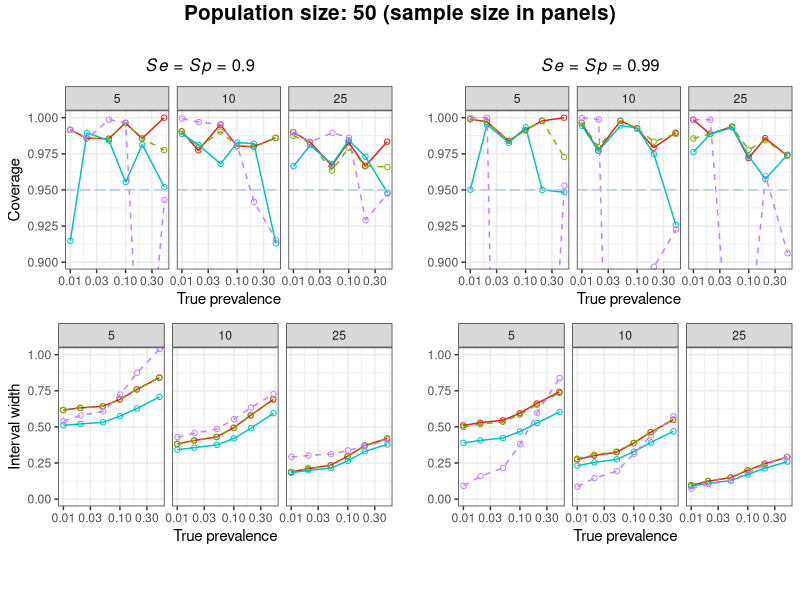
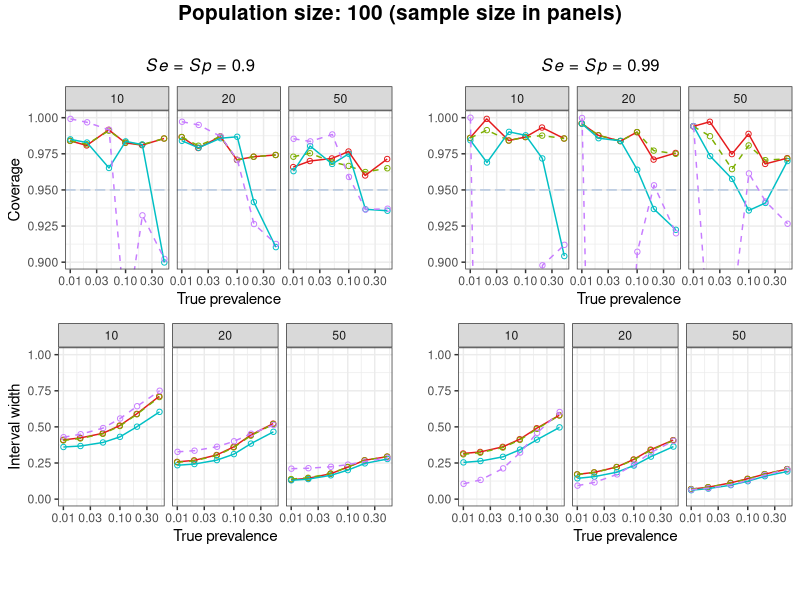
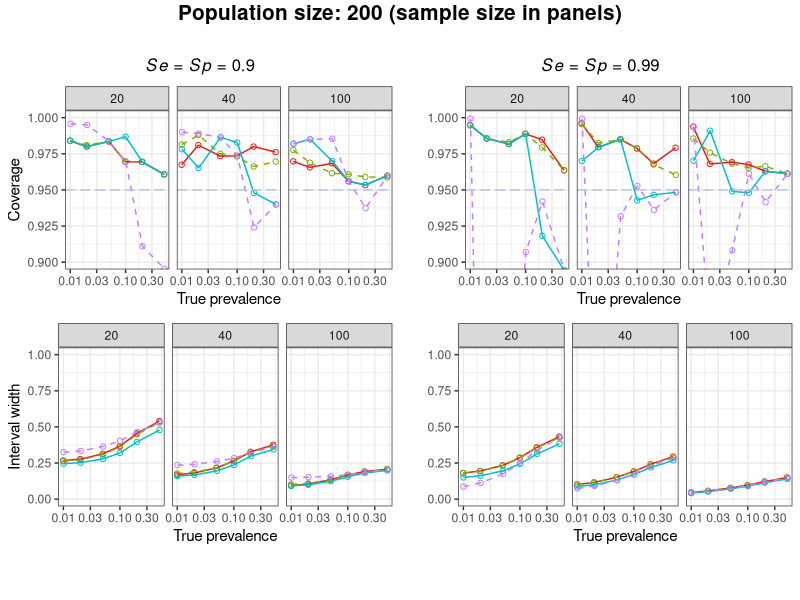

The R source for these figures, in order:
library(data.table)
library(ggplot2)
library(dplyr)
library(tidyr)
library(gridExtra)
library(cowplot)
library(grid)

# read file ---- ###############################################################

sim_data_all <- fread(file = "prevCI_hypgeom_simData.csv")

# N50 ---- ####################################################################

method_colors <- c("exact" = "#E41A1C",
                   "exact_CP" = "#E41A1C",
                   "simul" = "#7CAE00",
                   "simul_CP" = "#7CAE00",
                   "Bayes" = "#00BFC4",
                   "FPC" = "#C77CFF")

sim_data_N50 <- sim_data_all %>% filter(N == 50)

df_cov_N50 <- sim_data_N50 %>%
  pivot_longer(
    cols = c(coverage_exact_CP_mean, coverage_simul_CP_mean, coverage_Bayes_mean,
             coverage_FPC_mean),
    names_to = "method",
    names_pattern = "coverage_(.*)_mean",
    values_to = "coverage_mean"
  ) %>%
  mutate(method = factor(method, levels = c("exact_CP",
                                            "simul_CP",
                                            "Bayes",
                                            "FPC"))) %>%
  select(c(N, true_prev, n, Se, Sp, repl, method, coverage_mean))

plot_cov_50_09 <-
  ggplot(df_cov_N50 %>%
           filter(Se == 0.9, Sp == 0.9),
         aes(x = true_prev, y = coverage_mean, color = method, group = interaction(method, n))) +
  geom_point(shape = 1, position = position_dodge(width = 0.01)) +
  geom_line(aes(linetype = method), position = position_dodge(width = 0.01)) +
  scale_linetype_manual(values = c("exact_CP" = "solid",
                                   "simul_CP" = "dashed",
                                   "Bayes" = "solid",
                                   "FPC" = "dashed")) +
  scale_x_log10() +
  coord_cartesian(ylim = c(0.9, 1)) +
  facet_grid(. ~ n, scales = "free_x") +
  scale_color_manual(values = method_colors) +
  labs(y = "Coverage",
       x = "True prevalence") +
  geom_hline(yintercept = 0.95, color = "#B0C4DE", linetype = "longdash", alpha = 0.95) +
  theme_bw() +
  theme(legend.position = "none")

plot_cov_50_099 <-
  ggplot(df_cov_N50 %>%
           filter(Se == 0.99, Sp == 0.99),
         aes(x = true_prev, y = coverage_mean, color = method, group = interaction(method, n))) +
  geom_point(shape = 1, position = position_dodge(width = 0.01)) +
  geom_line(aes(linetype = method), position = position_dodge(width = 0.01)) +
  scale_linetype_manual(values = c("exact_CP" = "solid",
                                   "simul_CP" = "dashed",
                                   "Bayes" = "solid",
                                   "FPC" = "dashed")) +
  scale_x_log10() +
  coord_cartesian(ylim = c(0.9, 1)) +
  facet_grid(. ~ n, scales = "free_x") +
  scale_color_manual(values = method_colors) +
  labs(y = "",
       x = "True prevalence") +
  geom_hline(yintercept = 0.95, color = "#B0C4DE", linetype = "longdash", alpha = 0.95) +
  theme_bw() +
  theme(legend.position = "none")

df_wid_N50 <- sim_data_N50 %>%
  pivot_longer(
    cols = c(width_exact_CP_mean, width_simul_CP_mean, width_Bayes_mean,
             width_FPC_mean),
    names_to = "method",
    names_pattern = "width_(.*)_mean",
    values_to = "width_mean"
  ) %>%
  mutate(method = factor(method, levels = c("exact_CP",
                                            "simul_CP",
                                            "Bayes",
                                            "FPC"))) %>%
  select(c(N, true_prev, n, Se, Sp, repl, method, width_mean))

plot_wid_50_09 <-
  ggplot(df_wid_N50 %>%
           filter(Se == 0.9, Sp == 0.9),
         aes(x = true_prev, y = width_mean, color = method, group = interaction(method, n))) +
  geom_point(shape = 1, position = position_dodge(width = 0.01)) +
  geom_line(aes(linetype = method), position = position_dodge(width = 0.01)) +
  scale_linetype_manual(values = c("exact_CP" = "solid",
                                   "simul_CP" = "dashed",
                                   "Bayes" = "solid",
                                   "FPC" = "dashed")) +
  scale_x_log10() +
  coord_cartesian(ylim = c(0, 1)) +
  facet_grid(. ~ n, scales = "free_x") +
  scale_color_manual(values = method_colors) +
  labs(y = "Interval width",
       x = "True prevalence") +
  theme_bw() +
  theme(legend.position = "none")

plot_wid_50_099 <-
  ggplot(df_wid_N50 %>%
           filter(Se == 0.99, Sp == 0.99),
         aes(x = true_prev, y = width_mean, color = method, group = interaction(method, n))) +
  geom_point(shape = 1, position = position_dodge(width = 0.01)) +
  geom_line(aes(linetype = method), position = position_dodge(width = 0.01)) +
  scale_linetype_manual(values = c("exact_CP" = "solid",
                                   "simul_CP" = "dashed",
                                   "Bayes" = "solid",
                                   "FPC" = "dashed")) +
  scale_x_log10() +
  coord_cartesian(ylim = c(0, 1)) +
  facet_grid(. ~ n, scales = "free_x") +
  scale_color_manual(values = method_colors) +
  labs(y = "",
       x = "True prevalence") +
  theme_bw() +
  theme(legend.position = "none")

legend_plot <-
  ggplot(df_wid_N50,
         aes(x = true_prev, y = width_mean, color = method, group = interaction(method, n))) +
  geom_point() +
  geom_line() +
  facet_grid(. ~ n, scales = "free_x") +
  scale_color_manual(values = method_colors,
                     labels = c(
                       "Exact hypgeom CI",
                       "Simul hypgeom CI",
                       "Bayes hypgeom CI",
                       "FPC Wald binom CI"
                     ),
                     name = "method") +
  theme_bw() +
  theme(legend.position = "bottom") +
  guides(color = guide_legend(override.aes = list(linetype = c(1, 2, 1, 2)), nrow = 1))

legend <- cowplot::get_legend(legend_plot)

title_grob <- textGrob("Population size: 50 (sample size in panels)\n",
                       gp = gpar(fontsize = 15, fontface = "bold"))

subheadings <- arrangeGrob(
  textGrob(expression(italic(Se)*" = "*italic(Sp)*" = "*0.9), gp = gpar(fontsize = 12)),
  textGrob(expression(italic(Se)*" = "*italic(Sp)*" = "*0.99), gp = gpar(fontsize = 12)),
  ncol = 2
)

plot_N50 <- 
grid.arrange(subheadings,
             arrangeGrob(plot_cov_50_09, plot_cov_50_099,
                         plot_wid_50_09, plot_wid_50_099,
                         ncol = 2),
             legend,
             ncol = 1,
             heights = c(0.5, 10, 1),
             top = title_grob)

ggsave("plot_N50.svg", plot = plot_N50, width = 12.8, height = 6.5, units = "in", dpi = 600)
ggsave("plot_N50.pdf", plot = plot_N50, width = 12.8, height = 6.5, units = "in", dpi = 600)

# N100 ---- ####################################################################

sim_data_N100 <- sim_data_all %>% filter(N == 100)

df_cov_N100 <- sim_data_N100 %>%
  pivot_longer(
    cols = c(coverage_exact_CP_mean, coverage_simul_CP_mean, coverage_Bayes_mean,
             coverage_FPC_mean),
    names_to = "method",
    names_pattern = "coverage_(.*)_mean",
    values_to = "coverage_mean"
  ) %>%
  mutate(method = factor(method, levels = c("exact_CP",
                                            "simul_CP",
                                            "Bayes",
                                            "FPC"))) %>%
  select(c(N, true_prev, n, Se, Sp, repl, method, coverage_mean))

plot_cov_100_09 <-
  ggplot(df_cov_N100 %>%
           filter(Se == 0.9, Sp == 0.9),
         aes(x = true_prev, y = coverage_mean, color = method, group = interaction(method, n))) +
  geom_point(shape = 1, position = position_dodge(width = 0.01)) +
  geom_line(aes(linetype = method), position = position_dodge(width = 0.01)) +
  scale_linetype_manual(values = c("exact_CP" = "solid",
                                   "simul_CP" = "dashed",
                                   "Bayes" = "solid",
                                   "FPC" = "dashed")) +
  scale_x_log10() +
  coord_cartesian(ylim = c(0.9, 1)) +
  facet_grid(. ~ n, scales = "free_x") +
  scale_color_manual(values = method_colors) +
  labs(y = "Coverage",
       x = "True prevalence") +
  geom_hline(yintercept = 0.95, color = "#B0C4DE", linetype = "longdash", alpha = 0.95) +
  theme_bw() +
  theme(legend.position = "none")

plot_cov_100_099 <-
  ggplot(df_cov_N100 %>%
           filter(Se == 0.99, Sp == 0.99),
         aes(x = true_prev, y = coverage_mean, color = method, group = interaction(method, n))) +
  geom_point(shape = 1, position = position_dodge(width = 0.01)) +
  geom_line(aes(linetype = method), position = position_dodge(width = 0.01)) +
  scale_linetype_manual(values = c("exact_CP" = "solid",
                                   "simul_CP" = "dashed",
                                   "Bayes" = "solid",
                                   "FPC" = "dashed")) +
  scale_x_log10() +
  coord_cartesian(ylim = c(0.9, 1)) +
  facet_grid(. ~ n, scales = "free_x") +
  scale_color_manual(values = method_colors) +
  labs(y = "",
       x = "True prevalence") +
  geom_hline(yintercept = 0.95, color = "#B0C4DE", linetype = "longdash", alpha = 0.95) +
  theme_bw() +
  theme(legend.position = "none")

df_wid_N100 <- sim_data_N100 %>%
  pivot_longer(
    cols = c(width_exact_CP_mean, width_simul_CP_mean, width_Bayes_mean,
             width_FPC_mean),
    names_to = "method",
    names_pattern = "width_(.*)_mean",
    values_to = "width_mean"
  ) %>%
  mutate(method = factor(method, levels = c("exact_CP",
                                            "simul_CP",
                                            "Bayes",
                                            "FPC"))) %>%
  select(c(N, true_prev, n, Se, Sp, repl, method, width_mean))

plot_wid_100_09 <-
  ggplot(df_wid_N100 %>%
           filter(Se == 0.9, Sp == 0.9),
         aes(x = true_prev, y = width_mean, color = method, group = interaction(method, n))) +
  geom_point(shape = 1, position = position_dodge(width = 0.01)) +
  geom_line(aes(linetype = method), position = position_dodge(width = 0.01)) +
  scale_linetype_manual(values = c("exact_CP" = "solid",
                                   "simul_CP" = "dashed",
                                   "Bayes" = "solid",
                                   "FPC" = "dashed")) +
  scale_x_log10() +
  coord_cartesian(ylim = c(0, 1)) +
  facet_grid(. ~ n, scales = "free_x") +
  scale_color_manual(values = method_colors) +
  labs(y = "Interval width",
       x = "True prevalence") +
  theme_bw() +
  theme(legend.position = "none")

plot_wid_100_099 <-
  ggplot(df_wid_N100 %>%
           filter(Se == 0.99, Sp == 0.99),
         aes(x = true_prev, y = width_mean, color = method, group = interaction(method, n))) +
  geom_point(shape = 1, position = position_dodge(width = 0.01)) +
  geom_line(aes(linetype = method), position = position_dodge(width = 0.01)) +
  scale_linetype_manual(values = c("exact_CP" = "solid",
                                   "simul_CP" = "dashed",
                                   "Bayes" = "solid",
                                   "FPC" = "dashed")) +
  scale_x_log10() +
  coord_cartesian(ylim = c(0, 1)) +
  facet_grid(. ~ n, scales = "free_x") +
  scale_color_manual(values = method_colors) +
  labs(y = "",
       x = "True prevalence") +
  theme_bw() +
  theme(legend.position = "none")

legend_plot <-
  ggplot(df_wid_N100,
         aes(x = true_prev, y = width_mean, color = method, group = interaction(method, n))) +
  geom_point() +
  geom_line() +
  facet_grid(. ~ n, scales = "free_x") +
  scale_color_manual(values = method_colors,
                     labels = c(
                       "Exact hypgeom CI",
                       "Simul hypgeom CI",
                       "Bayes hypgeom CI",
                       "FPC Wald binom CI"
                     ),
                     name = "method") +
  theme_bw() +
  theme(legend.position = "bottom") +
  guides(color = guide_legend(override.aes = list(linetype = c(1, 2, 1, 2)), nrow = 1))

legend <- cowplot::get_legend(legend_plot)

title_grob <- textGrob("Population size: 100 (sample size in panels)\n",
                       gp = gpar(fontsize = 15, fontface = "bold"))

subheadings <- arrangeGrob(
  textGrob(expression(italic(Se)*" = "*italic(Sp)*" = "*0.9), gp = gpar(fontsize = 12)),
  textGrob(expression(italic(Se)*" = "*italic(Sp)*" = "*0.99), gp = gpar(fontsize = 12)),
  ncol = 2
)

plot_N100 <- 
  grid.arrange(subheadings,
               arrangeGrob(plot_cov_100_09, plot_cov_100_099,
                           plot_wid_100_09, plot_wid_100_099,
                           ncol = 2),
               legend,
               ncol = 1,
               heights = c(0.5, 10, 1),
               top = title_grob)

ggsave("plot_N100.svg", plot = plot_N100, width = 12.8, height = 6.5, units = "in", dpi = 600)
ggsave("plot_N100.pdf", plot = plot_N100, width = 12.8, height = 6.5, units = "in", dpi = 600)

# N200 ---- ####################################################################

sim_data_N200 <- sim_data_all %>% filter(N == 200)

df_cov_N200 <- sim_data_N200 %>%
  pivot_longer(
    cols = c(coverage_exact_CP_mean, coverage_simul_CP_mean, coverage_Bayes_mean,
             coverage_FPC_mean),
    names_to = "method",
    names_pattern = "coverage_(.*)_mean",
    values_to = "coverage_mean"
  ) %>%
  mutate(method = factor(method, levels = c("exact_CP",
                                            "simul_CP",
                                            "Bayes",
                                            "FPC"))) %>%
  select(c(N, true_prev, n, Se, Sp, repl, method, coverage_mean))

plot_cov_200_09 <-
  ggplot(df_cov_N200 %>%
           filter(Se == 0.9, Sp == 0.9),
         aes(x = true_prev, y = coverage_mean, color = method, group = interaction(method, n))) +
  geom_point(shape = 1, position = position_dodge(width = 0.01)) +
  geom_line(aes(linetype = method), position = position_dodge(width = 0.01)) +
  scale_linetype_manual(values = c("exact_CP" = "solid",
                                   "simul_CP" = "dashed",
                                   "Bayes" = "solid",
                                   "FPC" = "dashed")) +
  scale_x_log10() +
  coord_cartesian(ylim = c(0.9, 1)) +
  facet_grid(. ~ n, scales = "free_x") +
  scale_color_manual(values = method_colors) +
  labs(y = "Coverage",
       x = "True prevalence") +
  geom_hline(yintercept = 0.95, color = "#B0C4DE", linetype = "longdash", alpha = 0.95) +
  theme_bw() +
  theme(legend.position = "none")

plot_cov_200_099 <-
  ggplot(df_cov_N200 %>%
           filter(Se == 0.99, Sp == 0.99),
         aes(x = true_prev, y = coverage_mean, color = method, group = interaction(method, n))) +
  geom_point(shape = 1, position = position_dodge(width = 0.01)) +
  geom_line(aes(linetype = method), position = position_dodge(width = 0.01)) +
  scale_linetype_manual(values = c("exact_CP" = "solid",
                                   "simul_CP" = "dashed",
                                   "Bayes" = "solid",
                                   "FPC" = "dashed")) +
  scale_x_log10() +
  coord_cartesian(ylim = c(0.9, 1)) +
  facet_grid(. ~ n, scales = "free_x") +
  scale_color_manual(values = method_colors) +
  labs(y = "",
       x = "True prevalence") +
  geom_hline(yintercept = 0.95, color = "#B0C4DE", linetype = "longdash", alpha = 0.95) +
  theme_bw() +
  theme(legend.position = "none")

df_wid_N200 <- sim_data_N200 %>%
  pivot_longer(
    cols = c(width_exact_CP_mean, width_simul_CP_mean, width_Bayes_mean,
             width_FPC_mean),
    names_to = "method",
    names_pattern = "width_(.*)_mean",
    values_to = "width_mean"
  ) %>%
  mutate(method = factor(method, levels = c("exact_CP",
                                            "simul_CP",
                                            "Bayes",
                                            "FPC"))) %>%
  select(c(N, true_prev, n, Se, Sp, repl, method, width_mean))

plot_wid_200_09 <-
  ggplot(df_wid_N200 %>%
           filter(Se == 0.9, Sp == 0.9),
         aes(x = true_prev, y = width_mean, color = method, group = interaction(method, n))) +
  geom_point(shape = 1, position = position_dodge(width = 0.01)) +
  geom_line(aes(linetype = method), position = position_dodge(width = 0.01)) +
  scale_linetype_manual(values = c("exact_CP" = "solid",
                                   "simul_CP" = "dashed",
                                   "Bayes" = "solid",
                                   "FPC" = "dashed")) +
  scale_x_log10() +
  coord_cartesian(ylim = c(0, 1)) +
  facet_grid(. ~ n, scales = "free_x") +
  scale_color_manual(values = method_colors) +
  labs(y = "Interval width",
       x = "True prevalence") +
  theme_bw() +
  theme(legend.position = "none")

plot_wid_200_099 <-
  ggplot(df_wid_N200 %>%
           filter(Se == 0.99, Sp == 0.99),
         aes(x = true_prev, y = width_mean, color = method, group = interaction(method, n))) +
  geom_point(shape = 1, position = position_dodge(width = 0.01)) +
  geom_line(aes(linetype = method), position = position_dodge(width = 0.01)) +
  scale_linetype_manual(values = c("exact_CP" = "solid",
                                   "simul_CP" = "dashed",
                                   "Bayes" = "solid",
                                   "FPC" = "dashed")) +
  scale_x_log10() +
  coord_cartesian(ylim = c(0, 1)) +
  facet_grid(. ~ n, scales = "free_x") +
  scale_color_manual(values = method_colors) +
  labs(y = "",
       x = "True prevalence") +
  theme_bw() +
  theme(legend.position = "none")

legend_plot <-
  ggplot(df_wid_N200,
         aes(x = true_prev, y = width_mean, color = method, group = interaction(method, n))) +
  geom_point() +
  geom_line() +
  facet_grid(. ~ n, scales = "free_x") +
  scale_color_manual(values = method_colors,
                     labels = c(
                       "Exact hypgeom CI",
                       "Simul hypgeom CI",
                       "Bayes hypgeom CI",
                       "FPC Wald binom CI"
                     ),
                     name = "method") +
  theme_bw() +
  theme(legend.position = "bottom") +
  guides(color = guide_legend(override.aes = list(linetype = c(1, 2, 1, 2)), nrow = 1))

legend <- cowplot::get_legend(legend_plot)

title_grob <- textGrob("Population size: 200 (sample size in panels)\n",
                       gp = gpar(fontsize = 15, fontface = "bold"))

subheadings <- arrangeGrob(
  textGrob(expression(italic(Se)*" = "*italic(Sp)*" = "*0.9), gp = gpar(fontsize = 12)),
  textGrob(expression(italic(Se)*" = "*italic(Sp)*" = "*0.99), gp = gpar(fontsize = 12)),
  ncol = 2
)

plot_N200 <- 
  grid.arrange(subheadings,
               arrangeGrob(plot_cov_200_09, plot_cov_200_099,
                           plot_wid_200_09, plot_wid_200_099,
                           ncol = 2),
               legend,
               ncol = 1,
               heights = c(0.5, 10, 1),
               top = title_grob)

ggsave("plot_N200.svg", plot = plot_N200, width = 12.8, height = 6.5, units = "in", dpi = 600)
ggsave("plot_N200.pdf", plot = plot_N200, width = 12.8, height = 6.5, units = "in", dpi = 600)

# CP v B ---- ##################################################################

sim_data_N50[, B_short := (width_exact_CP_mean - width_exact_B_mean)/width_exact_CP_mean]
sim_data_N100[, B_short := (width_exact_CP_mean - width_exact_B_mean)/width_exact_CP_mean]
sim_data_N200[, B_short := (width_exact_CP_mean - width_exact_B_mean)/width_exact_CP_mean]
cell_50_09 <- paste0(
  round(100*min(filter(sim_data_N50, Se == 0.9 & Sp == 0.9)$B_short), 1),
  "-",
  round(100*max(filter(sim_data_N50, Se == 0.9 & Sp == 0.9)$B_short), 1),
  "%"
)
cell_50_099 <- paste0(
  round(100*min(filter(sim_data_N50, Se == 0.99 & Sp == 0.99)$B_short), 1),
  "-",
  round(100*max(filter(sim_data_N50, Se == 0.99 & Sp == 0.99)$B_short), 1),
  "%"
)
cell_100_09 <- paste0(
  round(100*min(filter(sim_data_N100, Se == 0.9 & Sp == 0.9)$B_short), 1),
  "-",
  round(100*max(filter(sim_data_N100, Se == 0.9 & Sp == 0.9)$B_short), 1),
  "%"
)
cell_100_099 <- paste0(
  round(100*min(filter(sim_data_N100, Se == 0.99 & Sp == 0.99)$B_short), 1),
  "-",
  round(100*max(filter(sim_data_N100, Se == 0.99 & Sp == 0.99)$B_short), 1),
  "%"
)
cell_200_09 <- paste0(
  round(100*min(filter(sim_data_N200, Se == 0.9 & Sp == 0.9)$B_short), 1),
  "-",
  round(100*max(filter(sim_data_N200, Se == 0.9 & Sp == 0.9)$B_short), 1),
  "%"
)
cell_200_099 <- paste0(
  format(round(100*min(filter(sim_data_N200, Se == 0.99 & Sp == 0.99)$B_short), 1), nsmall = 1),
  "-",
  round(100*max(filter(sim_data_N200, Se == 0.99 & Sp == 0.99)$B_short), 1),
  "%"
)
CPvB_tab <- data.frame(
                       "50" = c(cell_50_09, cell_50_099),
                       "100" = c(cell_100_09, cell_100_099),
                       "200" = c(cell_200_09, cell_200_099),
                       row.names = c("Se = Sp = 0.9", "Se = Sp = 0.99")
                       )
colnames(CPvB_tab) <- c("N = 50", "N = 100", "N = 200")
write.csv(CPvB_tab, "CPvB_tab.csv", row.names = TRUE)

# point estimate bias and sd ---- ##############################################

sim_data_N50_S09 <- subset(sim_data_N50, Se == 0.9 & Sp == 0.9 & true_prev %in% c(0.01, 0.1, 0.5))
col_N50_S09 <- paste0("$",
                      round(sim_data_N50_S09$loc_exact_mean - sim_data_N50_S09$true_prev, 3),
                      " / ",
                      round(sim_data_N50_S09$loc_exact_sd, 3),
                      "$")
sim_data_N50_S099 <- subset(sim_data_N50, Se == 0.99 & Sp == 0.99 & true_prev %in% c(0.01, 0.1, 0.5))
col_N50_S099 <- paste0("$",
                       round(sim_data_N50_S099$loc_exact_mean - sim_data_N50_S099$true_prev, 3),
                       " / ",
                       round(sim_data_N50_S099$loc_exact_sd, 3),
                       "$")
sim_data_N100_S09 <- subset(sim_data_N100, Se == 0.9 & Sp == 0.9 & true_prev %in% c(0.01, 0.1, 0.5))
col_N100_S09 <- paste0("$",
                       round(sim_data_N100_S09$loc_exact_mean - sim_data_N100_S09$true_prev, 3),
                       " / ",
                       round(sim_data_N100_S09$loc_exact_sd, 3),
                       "$")
sim_data_N100_S099 <- subset(sim_data_N100, Se == 0.99 & Sp == 0.99 & true_prev %in% c(0.01, 0.1, 0.5))
col_N100_S099 <- paste0("$",
                        round(sim_data_N100_S099$loc_exact_mean - sim_data_N100_S099$true_prev, 3),
                        " / ",
                        round(sim_data_N100_S099$loc_exact_sd, 3),
                        "$")
sim_data_N200_S09 <- subset(sim_data_N200, Se == 0.9 & Sp == 0.9 & true_prev %in% c(0.01, 0.1, 0.5))
col_N200_S09 <- paste0("$",
                       round(sim_data_N200_S09$loc_exact_mean - sim_data_N200_S09$true_prev, 3),
                       " / ",
                       round(sim_data_N200_S09$loc_exact_sd, 3),
                       "$")
sim_data_N200_S099 <- subset(sim_data_N200, Se == 0.99 & Sp == 0.99 & true_prev %in% c(0.01, 0.1, 0.5))
col_N200_S099 <- paste0("$",
                        round(sim_data_N200_S099$loc_exact_mean - sim_data_N200_S099$true_prev, 3),
                        " / ",
                        round(sim_data_N200_S099$loc_exact_sd, 3),
                        "$")
loc_tab <- data.frame(
                      "prev" = rep(c(0.01, 0.1, 0.5), 3),
                      "n%" = rep(c("10%", "20%", "50%"), each = 3),
                      "col_N50_S09" = col_N50_S09,
                      "col_N50_S099" = col_N50_S099,
                      "col_N100_S09" = col_N100_S09,
                      "col_N100_S099" = col_N100_S099,
                      "col_N200_S09" = col_N200_S09,
                      "col_N200_S099" = col_N200_S099
                      )
write.csv(loc_tab, "loc_tab.csv", row.names = FALSE, quote = TRUE)